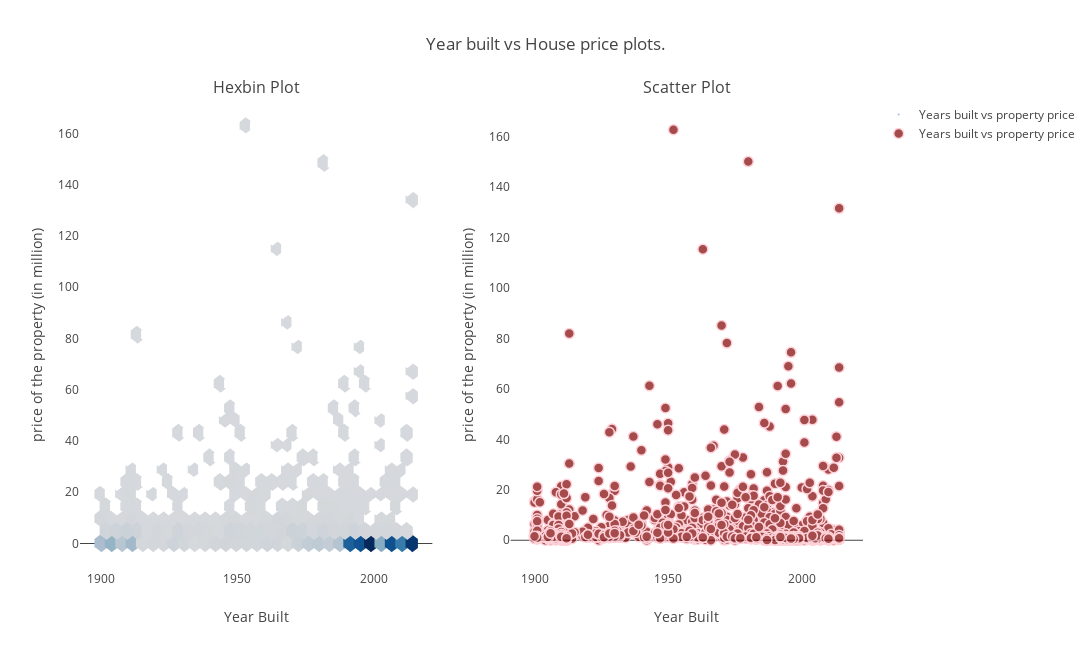

Notebook code cell kept with this figure:
### Markdown cell above
In the following, please make two subplots in one row. For the left subplot, it is a scatter plot with X = `YEAR_BUILT` and Y = `HOUSE_PRICE`; for the right subplot, it is a hexbin plot (gridsize = 20) with X = `YEAR_BUILT` and Y = `HOUSE_PRICE`.

### Code cell
import plotly.plotly as py
import plotly.figure_factory as ff
import plotly.graph_objs as go
from plotly import tools
from plotly.offline import download_plotlyjs, init_notebook_mode, plot, iplot
import numpy as np
import matplotlib.pyplot as plt
from matplotlib.colors import Normalize

# Use custom Hexbin function- No direct API support in plotly.
def compute_hexbin(x, y, gridsize=100, bins=None, cmap=plt.cm.Blues):
    collection = plt.hexbin(x, y, bins=bins, gridsize=gridsize)
    plt.close()

    pts_in_hexagon = collection.get_array()

    #compute colors for the svg shapes
    colors = ["#%02x%02x%02x" % (int(r), int(g), int(b)) for r, g, b, _ in 220*cmap(Normalize()(pts_in_hexagon))]
    length = len(pts_in_hexagon)
    for iter_val in range(length):
        if int(pts_in_hexagon[iter_val]) == 0:
            colors[iter_val] = "#%02x%02x%02x" % (int(255), int(255), int(255))
        
    # coordinates for single hexagonal patch
    hx = [0, .5, .5, 0, -.5, -.5]
    hy = [-.5/np.cos(np.pi/6), -.5*np.tan(np.pi/6), .5*np.tan(np.pi/6),
          .5/np.cos(np.pi/6), .5*np.tan(np.pi/6), -.5*np.tan(np.pi/6)]

    # number of hexagons needed
    m = len(collection.get_offsets())

    # scale of hexagons
    n = (x.max() - x.min()) / gridsize

    # y_scale to adjust for aspect ratio
    y_scale = (y.max() - y.min())/(x.max() - x.min())

    # coordinates for all hexagonal patches
    hxs = np.array([hx]*m)*n + np.vstack(collection.get_offsets()[:,0])
    hys = np.array([hy]*m)*n*y_scale + np.vstack(collection.get_offsets()[:,1])

    return hxs.tolist(), hys.tolist(), colors, pts_in_hexagon

# Filtering out rows that have 'YEAR_BUILT' < 1900 and 'PROPERTY_POSTAL_CODE' other ones starting with 'V6A'.
df1 = df[df['YEAR_BUILT']>=1900]
df1.dropna(subset = ['PROPERTY_POSTAL_CODE'],inplace=True)
df1 = df1[df1['PROPERTY_POSTAL_CODE'].str.startswith('V6A')]
df1.head()

# Create plot data for Scatter plot.
trace1 = go.Scatter(text = '(Year, House Price)',
                x = df1['YEAR_BUILT'],
                y = df1['HOUSE_PRICE'],
                name = 'Years built vs property price',
                mode = 'markers',
                marker = dict(
                    size = 10,
                    color = 'maroon',
                    line = dict(
                        width = 1.5,
                        color = 'pink'
                        )
                    ),
                opacity = 0.7
                )

# Create plot data for Hexbin plot.
x, y, color_list, pts_in_hexagon = compute_hexbin(df1['YEAR_BUILT'], df1['HOUSE_PRICE'], gridsize=30)

shape_container = []
hover_point_x = []
hover_point_y = []

for x_list, y_list, color in zip(x, y, color_list):

    #Create the svg path based on the computed points
    svg_path = 'M {},{} L {},{} L {},{} L {},{} L{},{} L{},{}'\
        .format(x_list[0], y_list[0],
                x_list[1], y_list[1],
                x_list[2], y_list[2],
                x_list[3], y_list[3],
                x_list[4], y_list[4],
                x_list[4], y_list[1])

    #Create hover point from the hexagon, witch is the center of gravity
    hover_point_x.append(round((max(x_list) - min(x_list))/2+min(x_list), 2))
    hover_point_y.append(round((max(y_list) - min(y_list))/2+min(y_list), 2))

    shape_container.append({
          "fillcolor": color,
          "line": {
            "color": color,
            "width": 2
          },
          "path": svg_path,
          "type": "path"
        })

trace0 = go.Scattergl(x=hover_point_x,
                   y=hover_point_y,
                   mode='markers',
                   text='(Year, House price)',
                   name = 'Years built vs property price',
                   )

trace0['marker']['reversescale'] = True
trace0['marker']['colorscale'] = 'Blues'
trace0['marker']['color'] = pts_in_hexagon
trace0['marker']['size'] = 0
trace0['opacity'] = 0.7
trace0['text'] = list(map(lambda z: 'Amount of points: {}'.format(int(z)), pts_in_hexagon))


# Create layout for the plot
layout = {'shapes':shape_container,
          'width': 850,
          'height': 700,
          'title': 'Year built vs House price plots.',
          'hovermode':'closest',
        }

# Create subplots
fig = tools.make_subplots(rows=1, cols=2, subplot_titles=('Hexbin Plot', 'Scatter Plot'))

fig.append_trace(trace0, 1, 1)
fig.append_trace(trace1, 1, 2)

fig['layout']['xaxis1'].update(title='Year Built', showgrid=False, type='linear')
fig['layout']['xaxis2'].update(title='Year Built', showgrid=False, type='linear')

fig['layout']['yaxis1'].update(title='price of the property (in million)', showgrid=False, type='linear')
fig['layout']['yaxis2'].update(title='price of the property (in million)', showgrid=False, type='linear')

# Show the plot.
init_notebook_mode(connected=True)
fig['layout'].update(layout, height=650, width=1500)
iplot(fig, filename='Q1-Scatter-Hexbin')
